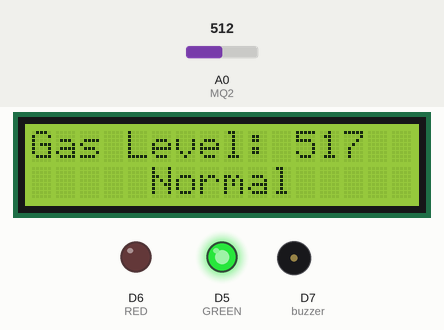
This sketch was run on a simulated ESP8266 (NodeMCU). Shown: 16×2 character LCD, output pins drawn as LEDs (lit = HIGH), buzzer (waves = sounding, pin HIGH). The test bench sets the inputs (shaded band); at power-on: A0 (MQ2) = 512. WiFi joins after 1.5 s; servers stay silent unless stated; what the sketch prints to the serial monitor is not drawn.

Above: at 8.5 s.
8.6 s: A0 (MQ2) set to 879
At 9.3 s:
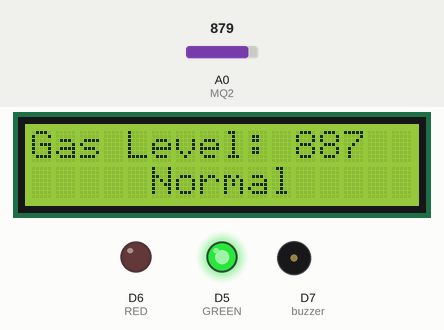
10.4 s: A0 (MQ2) set to 906
At 12.0 s:
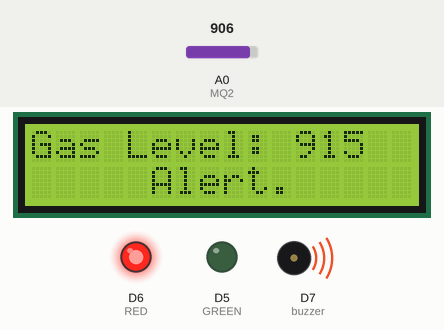
12.4 s: A0 (MQ2) set to 900
At 13.5 s:
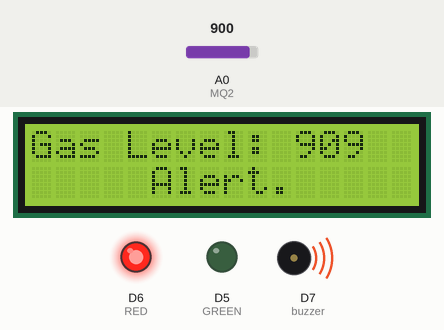
Timing chart, 0 to 15.4 s (numbered marks = the images above; inputs shaded):
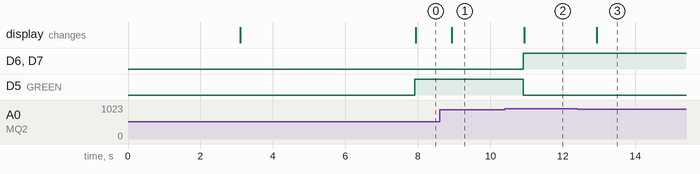

Measured:
- the behaviour switches between 892 and 893 on A0 (MQ2) (found by bisection; images 1 and 2)
- after the input at 8.6 s, the display: changes after 0.34 s (image 1)
- after the input at 10.4 s, D6 (RED), D7 (buzzer): LOW → HIGH after 0.51 s; D5 (GREEN): HIGH → LOW after 0.51 s; the display: changes after 0.54 s (image 2)
- after the input at 12.4 s, the display: changes after 0.54 s (image 3)

The sketch:

Mq2_Gas_Sensor_with_esp8266.ino
```cpp
#include <LiquidCrystal_I2C.h>
LiquidCrystal_I2C lcd(0x27, 16, 2);

#define BLYNK_TEMPLATE_ID "TMPLGTWHBe3U"
#define BLYNK_DEVICE_NAME "IoT Application"
#define BLYNK_AUTH_TOKEN "uSGu_jMyZNAB9dy9xwOtlLCd4tApOD"

#define BLYNK_PRINT Serial
#include <ESP8266WiFi.h>
#include <BlynkSimpleEsp8266.h>

char auth[] = BLYNK_AUTH_TOKEN;
char ssid[] = "xxxxxxxxxx";
char pass[] = "xxxxxxxxxx";

BlynkTimer timer;

#define MQ2 A0
#define GREEN D5
#define RED D6
#define buzzer D7
int MQ2_Val = 0;

WidgetLED led1(V1);
WidgetLED led2(V3);


void setup()
{
  lcd.begin();
  lcd.backlight();
  lcd.setCursor(0, 0);
  lcd.print("  Welcome To");
  lcd.setCursor(0, 1);
  lcd.print("JustDoElectronic");
  delay(3000);
  lcd.clear();
  Serial.begin(9600);
  pinMode(GREEN, OUTPUT);
  pinMode(RED, OUTPUT);
  pinMode(buzzer, OUTPUT);
  //justdoelectronics
  Blynk.begin(auth, ssid, pass);
  delay(2000);
  timer.setInterval(1000L, mySensor);
}

void loop()
{
  Blynk.run();
  timer.run();
}

void mySensor() {
  MQ2_Val = analogRead(MQ2);
  for (int x = 0; x < 100; x++) {
    MQ2_Val = MQ2_Val + analogRead(MQ2);
  }
  MQ2_Val = MQ2_Val / 100.0;

  Blynk.virtualWrite(V0, MQ2_Val);
  Blynk.virtualWrite(V2, MQ2_Val);

  if (MQ2_Val > 900) {
    Blynk.notify("Gas Detected!");
    digitalWrite(GREEN, LOW);
    digitalWrite(RED, HIGH);
    digitalWrite(buzzer, HIGH);
    lcd.setCursor(0, 1);
    lcd.print("     Alert. ");
    Blynk.email("test@gmail.com", "Alert", "Gas Leakage Detected!");
    Blynk.logEvent("gas_alert", "Gas Leakage Detected");
    led1.on();
    led2.off();
  }

  else {
    digitalWrite(GREEN, HIGH);
    digitalWrite(RED, LOW);
    digitalWrite(buzzer, LOW);
    lcd.setCursor(0, 1);
    lcd.print("     Normal  ");
    led1.off();
    led2.on();
  }
  Serial.print("MQ2 Level: ");
  lcd.setCursor(0, 0);
  lcd.print("Gas Level: ");
  lcd.print(MQ2_Val);
  Serial.println(MQ2_Val);
}
```
